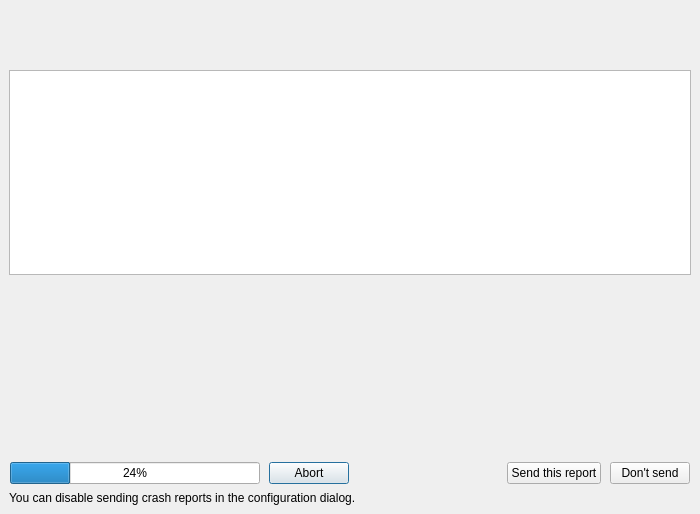
<?xml version="1.0" encoding="UTF-8"?>
<ui version="4.0">
 <class>CrashReporter</class>
 <widget class="QDialog" name="CrashReporter">
  <property name="windowModality">
   <enum>Qt::ApplicationModal</enum>
  </property>
  <property name="geometry">
   <rect>
    <x>0</x>
    <y>0</y>
    <width>700</width>
    <height>514</height>
   </rect>
  </property>
  <property name="sizePolicy">
   <sizepolicy hsizetype="Fixed" vsizetype="Fixed">
    <horstretch>0</horstretch>
    <verstretch>0</verstretch>
   </sizepolicy>
  </property>
  <property name="minimumSize">
   <size>
    <width>700</width>
    <height>0</height>
   </size>
  </property>
  <property name="windowTitle">
   <string>Tomahawk Crash Reporter</string>
  </property>
  <property name="modal">
   <bool>false</bool>
  </property>
  <layout class="QVBoxLayout">
   <property name="spacing">
    <number>6</number>
   </property>
   <property name="leftMargin">
    <number>9</number>
   </property>
   <property name="topMargin">
    <number>9</number>
   </property>
   <property name="rightMargin">
    <number>9</number>
   </property>
   <property name="bottomMargin">
    <number>9</number>
   </property>
   <item>
    <layout class="QHBoxLayout" name="hboxLayout">
     <property name="spacing">
      <number>12</number>
     </property>
     <property name="leftMargin">
      <number>0</number>
     </property>
     <property name="topMargin">
      <number>0</number>
     </property>
     <property name="rightMargin">
      <number>0</number>
     </property>
     <property name="bottomMargin">
      <number>0</number>
     </property>
     <item>
      <widget class="QLabel" name="logoLabel">
       <property name="sizePolicy">
        <sizepolicy hsizetype="Fixed" vsizetype="Fixed">
         <horstretch>0</horstretch>
         <verstretch>0</verstretch>
        </sizepolicy>
       </property>
       <property name="minimumSize">
        <size>
         <width>55</width>
         <height>55</height>
        </size>
       </property>
       <property name="maximumSize">
        <size>
         <width>55</width>
         <height>55</height>
        </size>
       </property>
       <property name="text">
        <string/>
       </property>
       <property name="alignment">
        <set>Qt::AlignLeading|Qt::AlignLeft|Qt::AlignVCenter</set>
       </property>
      </widget>
     </item>
     <item>
      <widget class="QLabel" name="topLabel">
       <property name="sizePolicy">
        <sizepolicy hsizetype="Expanding" vsizetype="Fixed">
         <horstretch>0</horstretch>
         <verstretch>0</verstretch>
        </sizepolicy>
       </property>
       <property name="text">
        <string>&lt;html&gt;&lt;head/&gt;&lt;body&gt;&lt;p&gt;&lt;br/&gt;&lt;/p&gt;&lt;/body&gt;&lt;/html&gt;</string>
       </property>
       <property name="textFormat">
        <enum>Qt::RichText</enum>
       </property>
       <property name="wordWrap">
        <bool>true</bool>
       </property>
      </widget>
     </item>
     <item>
      <spacer>
       <property name="orientation">
        <enum>Qt::Horizontal</enum>
       </property>
       <property name="sizeType">
        <enum>QSizePolicy::Fixed</enum>
       </property>
       <property name="sizeHint" stdset="0">
        <size>
         <width>6</width>
         <height>6</height>
        </size>
       </property>
      </spacer>
     </item>
    </layout>
   </item>
   <item>
    <widget class="QPlainTextEdit" name="commentTextEdit"/>
   </item>
   <item>
    <layout class="QVBoxLayout" name="vboxLayout1">
     <property name="spacing">
      <number>0</number>
     </property>
     <property name="leftMargin">
      <number>0</number>
     </property>
     <property name="topMargin">
      <number>0</number>
     </property>
     <property name="rightMargin">
      <number>0</number>
     </property>
     <property name="bottomMargin">
      <number>0</number>
     </property>
     <item>
      <widget class="QLabel" name="progressLabel">
       <property name="sizePolicy">
        <sizepolicy hsizetype="Expanding" vsizetype="Expanding">
         <horstretch>0</horstretch>
         <verstretch>0</verstretch>
        </sizepolicy>
       </property>
       <property name="text">
        <string/>
       </property>
       <property name="wordWrap">
        <bool>true</bool>
       </property>
       <property name="openExternalLinks">
        <bool>true</bool>
       </property>
       <property name="textInteractionFlags">
        <set>Qt::LinksAccessibleByMouse|Qt::TextSelectableByKeyboard|Qt::TextSelectableByMouse</set>
       </property>
      </widget>
     </item>
     <item>
      <layout class="QHBoxLayout" name="horizontalLayout">
       <property name="spacing">
        <number>0</number>
       </property>
       <item>
        <widget class="QWidget" name="progressBox" native="true">
         <layout class="QHBoxLayout">
          <property name="spacing">
           <number>9</number>
          </property>
          <property name="leftMargin">
           <number>1</number>
          </property>
          <property name="topMargin">
           <number>1</number>
          </property>
          <property name="rightMargin">
           <number>1</number>
          </property>
          <property name="bottomMargin">
           <number>1</number>
          </property>
          <item>
           <widget class="QProgressBar" name="progressBar">
            <property name="value">
             <number>24</number>
            </property>
            <property name="orientation">
             <enum>Qt::Horizontal</enum>
            </property>
           </widget>
          </item>
          <item>
           <widget class="QPushButton" name="button">
            <property name="sizePolicy">
             <sizepolicy hsizetype="Fixed" vsizetype="Fixed">
              <horstretch>0</horstretch>
              <verstretch>0</verstretch>
             </sizepolicy>
            </property>
            <property name="text">
             <string>Abort</string>
            </property>
            <property name="default">
             <bool>true</bool>
            </property>
           </widget>
          </item>
         </layout>
        </widget>
       </item>
       <item>
        <widget class="QWidget" name="sendBox" native="true">
         <layout class="QHBoxLayout" name="_2">
          <property name="spacing">
           <number>9</number>
          </property>
          <property name="leftMargin">
           <number>1</number>
          </property>
          <property name="topMargin">
           <number>1</number>
          </property>
          <property name="rightMargin">
           <number>1</number>
          </property>
          <property name="bottomMargin">
           <number>1</number>
          </property>
          <item>
           <spacer name="horizontalSpacer">
            <property name="orientation">
             <enum>Qt::Horizontal</enum>
            </property>
            <property name="sizeHint" stdset="0">
             <size>
              <width>40</width>
              <height>20</height>
             </size>
            </property>
           </spacer>
          </item>
          <item>
           <widget class="QPushButton" name="sendButton">
            <property name="text">
             <string>Send this report</string>
            </property>
           </widget>
          </item>
          <item>
           <widget class="QPushButton" name="dontSendButton">
            <property name="text">
             <string>Don't send</string>
            </property>
           </widget>
          </item>
         </layout>
        </widget>
       </item>
      </layout>
     </item>
    </layout>
   </item>
   <item>
    <widget class="QLabel" name="bottomLabel">
     <property name="sizePolicy">
      <sizepolicy hsizetype="Fixed" vsizetype="Fixed">
       <horstretch>0</horstretch>
       <verstretch>0</verstretch>
      </sizepolicy>
     </property>
     <property name="text">
      <string>You can disable sending crash reports in the configuration dialog.</string>
     </property>
     <property name="textFormat">
      <enum>Qt::PlainText</enum>
     </property>
     <property name="wordWrap">
      <bool>false</bool>
     </property>
    </widget>
   </item>
  </layout>
 </widget>
 <resources/>
 <connections>
  <connection>
   <sender>dontSendButton</sender>
   <signal>clicked()</signal>
   <receiver>CrashReporter</receiver>
   <slot>reject()</slot>
   <hints>
    <hint type="sourcelabel">
     <x>380</x>
     <y>117</y>
    </hint>
    <hint type="destinationlabel">
     <x>218</x>
     <y>122</y>
    </hint>
   </hints>
  </connection>
  <connection>
   <sender>button</sender>
   <signal>clicked()</signal>
   <receiver>CrashReporter</receiver>
   <slot>accept()</slot>
   <hints>
    <hint type="sourcelabel">
     <x>426</x>
     <y>203</y>
    </hint>
    <hint type="destinationlabel">
     <x>247</x>
     <y>195</y>
    </hint>
   </hints>
  </connection>
 </connections>
</ui>
